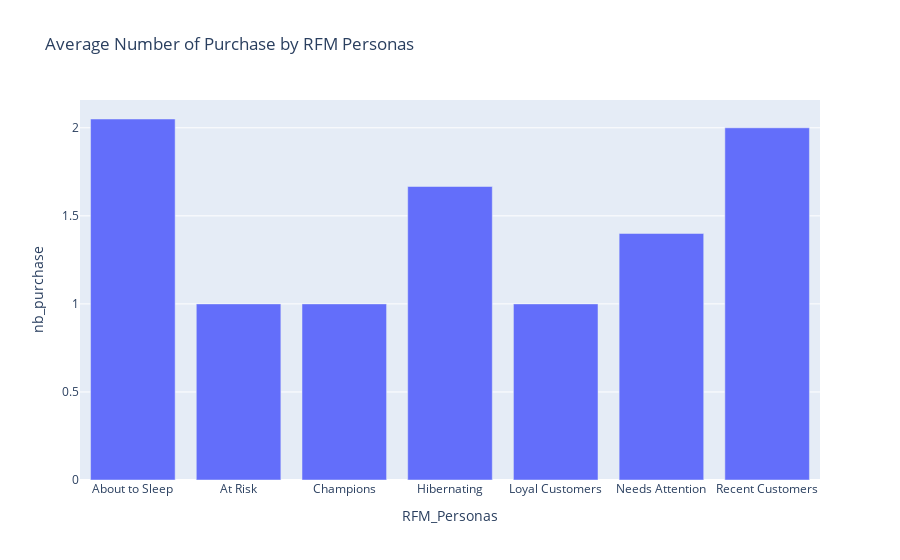

Notebook code cell kept with this figure:
### Code cell
# Create a box plot
average_monetary = rfm_df.groupby('RFM_Personas')['nb_purchase'].mean().reset_index()

# Create a bar chart
fig = px.bar(average_monetary, x='RFM_Personas', y='nb_purchase',
             title='Average Number of Purchase by RFM Personas',
             labels={'sales_values': 'Average Monetary Value'})
fig.show()

### Figure 1 — Plotly figure (JSON) as saved in the notebook; plotly's stock layout.template omitted (floating-point values rounded to 4 significant figures)
{"data": [{"alignmentgroup": "True", "hovertemplate": "RFM_Personas=%{x}<br>nb_purchase=%{y}<extra></extra>", "legendgroup": "", "marker": {"color": "#636efa", "pattern": {"shape": ""}}, "name": "", "offsetgroup": "", "orientation": "v", "showlegend": false, "textposition": "auto", "type": "bar", "x": ["About to Sleep", "At Risk", "Champions", "Hibernating", "Loyal Customers", "Needs Attention", "Recent Customers"], "xaxis": "x", "y": [2.05, 1, 1, 1.667, 1, 1.4, 2], "yaxis": "y"}], "layout": {"barmode": "relative", "legend": {"tracegroupgap": 0}, "title": {"text": "Average Number of Purchase by RFM Personas"}, "xaxis": {"anchor": "y", "domain": [0, 1], "title": {"text": "RFM_Personas"}}, "yaxis": {"anchor": "x", "domain": [0, 1], "title": {"text": "nb_purchase"}}}}
